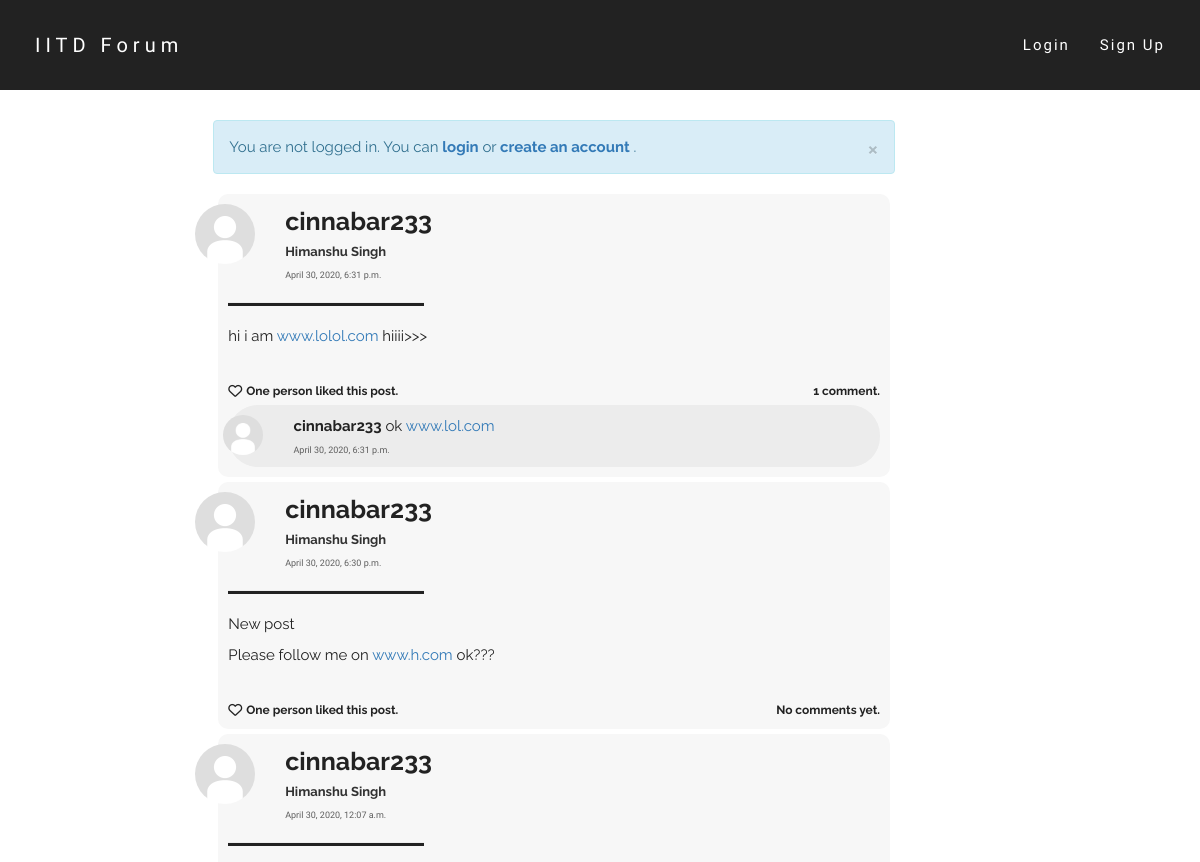
Before: /home/ (upper part) with the older database file.
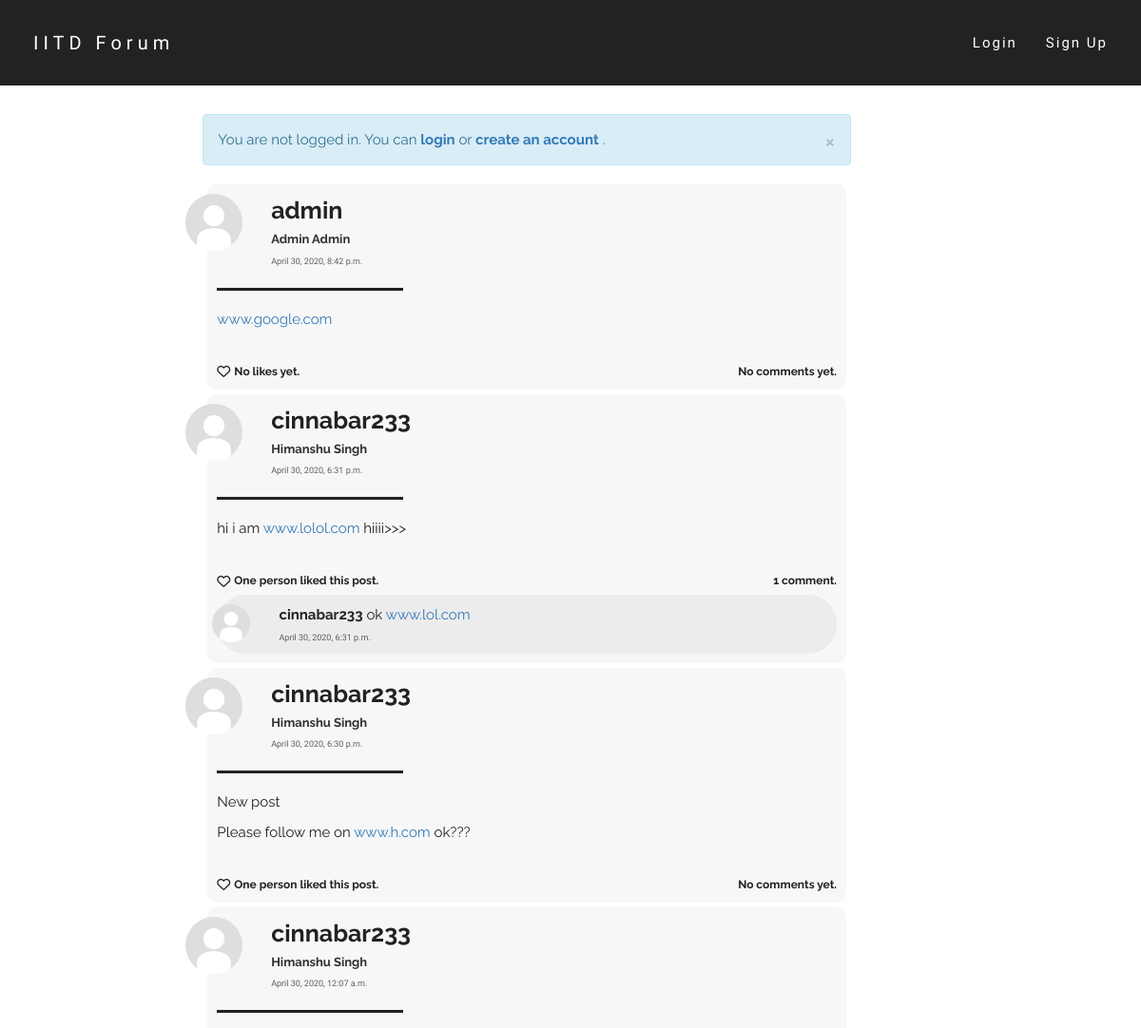
After: the same page with the newer database file.
### post/models.py (models this page shows, shortened)
class Post(models.Model):
    text = models.TextField(max_length = 5000)
    author = models.ForeignKey(User, on_delete = models.CASCADE)
    pub_date = models.DateTimeField(default = timezone.now())

class Comment(models.Model):
    parent_post = models.ForeignKey(Post, on_delete = models.CASCADE)
    text = models.CharField(max_length = 500)
    author = models.ForeignKey(User, on_delete = models.CASCADE)
    pub_date = models.DateTimeField(default = timezone.now())

### users/models.py (models this page shows, shortened)
class Profile(models.Model):
    parent_user = models.OneToOneField(User, on_delete=models.CASCADE)
    date_of_birth = models.DateField()
    first_name = models.CharField(max_length=50)
    last_name = models.CharField(max_length=50)
    gender = models.CharField(max_length=100, default="Male")
    dept = models.CharField(max_length=100, default="None")
    hostel = models.CharField(max_length=100, default="None")
    image = models.ImageField(default='default.jpg',upload_to='profile-pics')
    def full_name(self):
        return self.first_name + ' ' + self.last_name

### post/views.py (the view)
# urls.py: 2. Add a URL to urlpatterns:  path('', views.home, name='home')
def home(request):
    posts = Post.objects.all().order_by('-pub_date')
    return render(request,'post/home.html',{'posts':posts,'title':'Home'})

### post/templates/post/home.html (shortened to what the changed rows need)
{% extends "post/base.html" %}
{% block content %}
    {% for post in posts %}
    <div class="home-post-div" id="post-{{ post.id }}-div">
        <div class="row">
            <div class="col-md-1">
                <img class="img-circle profile-pic" width=60 height=60 src="{{ post.author.profile.image.url }}" alt="default.jpg">
            </div>
            <div class="col-md-10">
                <a href="{% url 'users:profile_view' post.author.username %}" class="post-head">
                    <font class="username-font">
                        <b>{{post.author.username}}</b>
                    </font>
                    <br>
                    <font class="name-font">
                        {{post.author.profile.full_name}}
                    </font>
                </a>
                <br>
                <a href="{% url 'post:post_view' post.id %}" class="date-font">
                    {{post.pub_date}}
                </a>
            </div>
            <div class="col-md-1 delete-div">
            </div>
        </div>
        <hr class="hr1" align="left">
        <font class="post-content-font">
            {% if post.text|linebreaks|length < 600 %}
                <div class="content-div"> {{post.text|urlize|linebreaks}} </div>
            {% endif %}
        </font>
        <br>
        <div class="like-wrapper">
            {% if request.user in post.postlike.likers.all %}
                <div class="like-button-wrapper">
                    <i class="fa fa-heart liked like-button" aria-hidden="true" id="like{{ post.id }}" data-catid="{{ post.id }}"></i>
                </div>
                <div class="likes-count like-count-font" id="likes-count{{ post.id }}" data-catid="{{post.postlike.likers.count}}">
                            {% if post.postlike.likers.count == 1 %}
                                You liked this post.
                            {% elif post.postlike.likers.count == 2 %}
                                You and one other liked this post.
                            {% else %}
                                You and {{ post.postlike.likers.count|add:"-1" }} others liked this post.
                            {% endif %}
                </div>
            {% else %}
                <div class="like-button-wrapper">
                    {% if request.user.is_authenticated %}
                        <i class="fa fa-heart-o likes like-button" aria-hidden="true" id="like{{ post.id }}" data-catid="{{ post.id }}"></i>
                    {% else %}
                        <a href="{% url 'login' %}"><i class="fa fa-heart-o likes like-button" aria-hidden="true" id="like{{ post.id }}" data-catid="{{ post.id }}"></i></a>
                    {% endif %}
                </div>
                <div class="likes-count like-count-font" id="likes-count{{ post.id }}" data-catid="{{post.postlike.likers.count}}">
                        {% if post.postlike.likers.count == 0 %}
                            No likes yet.
                        {% elif post.postlike.likers.count == 1 %}
                            One person liked this post.
                        {% else %}
                            {{ post.postlike.likers.count }} people liked this post.
                        {% endif %}
                        <br>
                </div>
            {% endif %}
            <div class="comments-count like-count-font">
                {% if post.comment_set.all|length == 0 %}
                    No comments yet.
                {% elif post.comment_set.all|length == 1 %}
                    1 comment.
                {% else %}
                    {{post.comment_set.all|length}} comments.
                {% endif %}
            </div>
        </div>
        {% for comment in post.comment_set.all|dictsortreversed:"pub_date"|slice:":2" %}
        <div id="comment-{{comment.id}}-div">
            <div class="comment-div">
                <div class="row">
                    <div class="col-md-1">
                        <img class="img-circle profile-pic" width=40 height=40 src="{{ comment.author.profile.image.url }}" alt="default.jpg">
                    </div>
                    <div class="col-md-10 content-div">
                        <a href="{% url 'users:profile_view' comment.author.username %}" class="post-head">
                            <font class="comment-username-font">
                                    <b>{{comment.author.username}}</b>
                                </a>
                                  {{comment.text|urlize}}
                        <br>
                        <font class="date-font">
                            {{comment.pub_date}}
                        </font>
                    </div>
                    <div class="col-md-1 comment-delete-div">
                    </div>
                </div>
            </div>
        </div>
        {% endfor %}
    </div>
    {% endfor %}
{% endblock content %}

Changed rows visible on the page:
added Post: author.profile.image (placeholder picture), author.username "admin", author.profile.full_name "Admin Admin", pub_date "April 30, 2020, 8:42 p.m.", text "www.google.com", shows "No likes yet.", shows "No comments yet."
